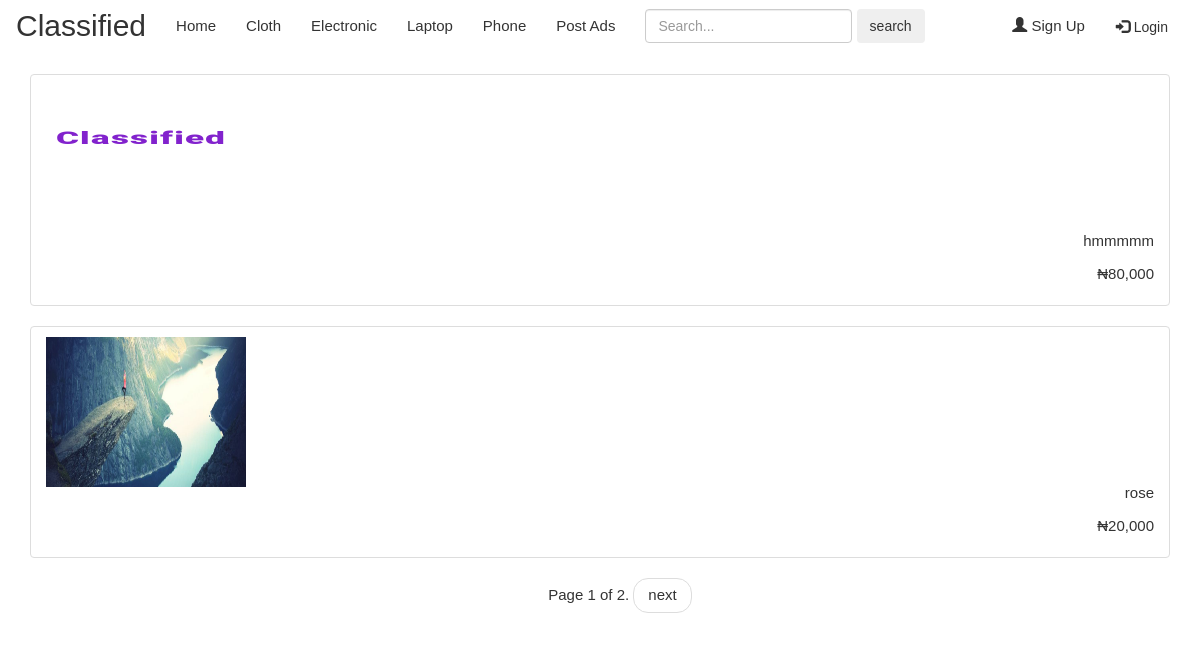
/category/phone/, run on the app's committed database.
### myappl/models.py (models this page shows, shortened)
class Category(models.Model):
    name=models.CharField(max_length=200)
    slug=models.SlugField(max_length=200,unique=True)
    class Meta:
        ordering = ('name',)
        verbose_name = 'category'
        verbose_name_plural = 'categories'
    def get_absolute_url(self):
        return "category/%s/" % (self.slug)

class Ads(models.Model):
    name=models.CharField(max_length=300)
    text=models.TextField()
    phone=models.CharField(max_length=200)
    price=models.CharField(max_length=200,blank=True)
    picture=models.FileField(null=True,blank=False,upload_to='media')
    location=models.ForeignKey('Location')
    category=models.ForeignKey('Category')
    user=models.ForeignKey(User,blank=True,null=True)
    timestamp = models.DateTimeField(auto_now=False, auto_now_add=True)
    class Meta:
        ordering = ['-timestamp']
        verbose_name = 'ads'
        verbose_name_plural = 'ads'

### myappl/views.py (the view)
# urls.py: url(r'^category/(?P<category_slug>[\w-]+)/$',views.category, name='category'),
def category(request,category_slug):
    cato=Category.objects.all()
    catego = get_object_or_404(Category,slug=category_slug)
    post = Ads.objects.filter(category=catego).order_by('name')
    paginator = Paginator(post, 1)
    pager = ('page')
    page = request.GET.get(pager)
    try:
        queryset = paginator.page(page)
    except PageNotAnInteger:
        queryset = paginator.page(1)
    except EmptyPage:
        queryset = paginator.page(paginator.num_pages)
    context={
        'cat':post,
        'cato':cato,
        'page':queryset
    }
    return render(request,'category.html',context)

### templates/category.html (shortened to what this page needs)
<!DOCTYPE html>
{%load static%}
<html lang="en">
<head>
     <link rel="stylesheet" href="{% static 'css/bootstrap.min.css' %}">
      <link rel="stylesheet" href="{% static 'css/w3.css' %}">
</head>
<body>
<nav class="navbar" data-spy="affix" data-offset-top="197">
  <div class="container-fluid">
    <div class="navbar-header">
      <a class="navbar-brand" href="#" style="font-size:30px;" >Classified</a>
    </div>
    <div>
      <div class="collapse navbar-collapse" id="myNavbar">
        <ul class="nav navbar-nav">
          <li><a href="{% url 'index'%}">Home</a></li>
            {% for l in cato%}
               <li><a href='/{{l.get_absolute_url}}'>{{l.name}}</a></li>
            {%endfor%}
            <li><a href="{%url 'post'%}">Post Ads </a></li>
        </ul>
          <form class="navbar-form navbar-left" method="GET" action="" >
            <input type="text" class="form-control" name="he" value="{{request.GET.he}}" placeholder="Search..."/>
              <input type="submit" class="btn btn-inverted " value="search"/>
          </form>
          {% if request.user.is_authenticated%}
                <ul class="nav navbar-nav navbar-right">
           <li><a href="{% url 'base' %}" >{{user.username}}<span class="glyphicon glyphicon-user"></span> </a></li>
           <li><a href="{%url 'logout'%}"><span class="glyphicon glyphicon-log-out"></span> Logout</a></li>
    </ul>
          {%else%}
           <ul class="nav navbar-nav navbar-right">
           <li><a href="{%url 'signup'%}" ><span class="glyphicon glyphicon-user"></span> Sign Up</a></li>
           <li><a  class="btn" data-toggle="modal" data-target="#myModal"><span class="glyphicon glyphicon-log-in"></span> Login</a></li>
    </ul>
          {%endif%}
      </div>
    </div>
  </div>
</nav>
<div class="container">
   {% if cat %}
{%for n in cat%}
   <ul class="list-group">
<li class="list-group-item"><a  href="{% url 'details' id=n.id  %}" class="text-left"><img src="/media/{{n.picture}}" width="200px"
                                                                                           height="150px" alt="Generic placeholder thumbnail"></a>
    <p class="text-right">{{n.name}}</p>
    <p class="text-right"> ₦{{n.price}}</p>
</li>
</ul>
{%endfor%}
{%endif%}
    <div class="pager">
 <ul>
<li>Page {{  page.number }} of {{ page.paginator.num_pages }}.</li>
{% if page.has_next %}
<li><a href="?page={{  page.next_page_number }}">next</a></li>
{% endif %}
    </ul>
</div>
</div>
</body>
</html>

### myappl/static/css/w3.css (style rules this page uses)
html { -ms-text-size-adjust:100%;-webkit-text-size-adjust:100% }
body { margin:0 }
article,aside,details,figcaption,figure,footer,header,hgroup,main,menu,nav,section,summary { display:block }
a { -webkit-tap-highlight-color:transparent;background-color:transparent }
img { border:0 }
button,input,optgroup,select,textarea { color:inherit;font:inherit;margin:0 }
button,html input[type=button],input[type=reset],input[type=submit] { -webkit-appearance:button;cursor:pointer }
html,body { font-family:Verdana,sans-serif;font-size:15px;line-height:1.5 }
img { margin-bottom:-5px }
a { color:inherit }

### data on the page
Category: name "Cloth"
Category: name "Electronic"
Category: name "Laptop"
Category: name "Phone"
Ads: picture (picture), name "hmmmmm", price "80,000"
Ads: picture (picture), name "rose", price "20,000"

### other printed values
{{ page.number }} "1"
{{ page.paginator.num_pages }} "2"
